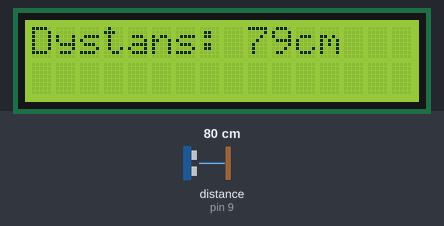
The sketch below on a simulated Arduino Uno, built with avr-gcc and run on an emulated ATmega328P. On the bench: 16×2 character LCD. Wiring (inferred from the names in the program): ultrasonic range finder: trigger pin 8; echo pin 9. The test bench sets the inputs (shaded band); at power-on: distance to the obstacle (sensor on pin 9) 80 cm. The echo pulse lasts 58.3 µs per cm.

Above: at 1.2 s.
1.3 s: distance to the obstacle (sensor on pin 9) set to 197 cm
At 3.2 s:
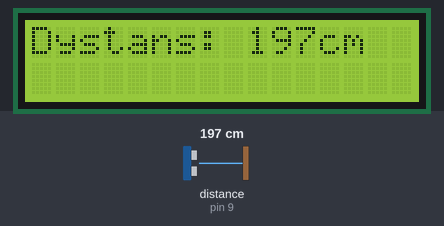
3.5 s: distance to the obstacle (sensor on pin 9) set to 202 cm
At 4.8 s:
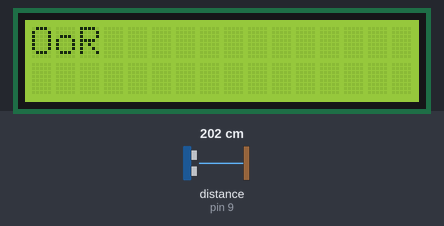
5.6 s: distance to the obstacle (sensor on pin 9) set to 2 cm
At 7.0 s:
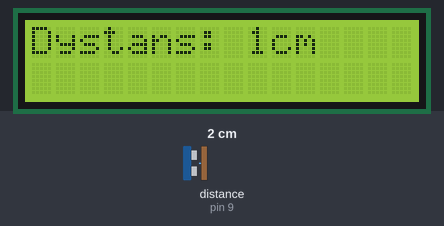
7.6 s: distance to the obstacle (sensor on pin 9) set to 250 cm
At 9.4 s:
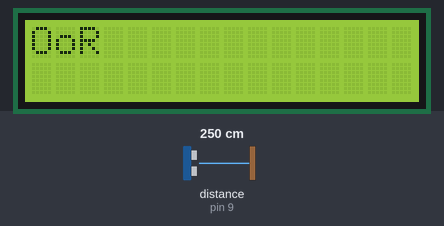
Timing chart, 0 to 10.6 s (numbered marks = the images above; inputs shaded):
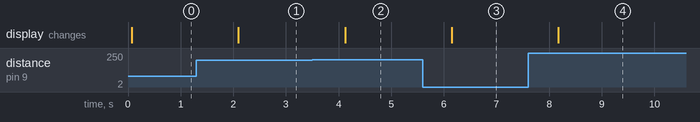

The sketch:

zad2.ino
```cpp
#include <LiquidCrystal.h>

const int trigPin = 8;
const int echoPin = 9;
LiquidCrystal lcd(12, 11, 5, 4, 3, 2);

const long maxDistance = 200; // max dopuszczalny dystans (200cm)

void setup() {
  pinMode(trigPin, OUTPUT);
  pinMode(echoPin, INPUT);
  lcd.begin(16, 2);
}

void loop() {
  long duration, distance;

  digitalWrite(trigPin, LOW);
  delayMicroseconds(2);
  digitalWrite(trigPin, HIGH);
  delayMicroseconds(10);
  digitalWrite(trigPin, LOW);

  duration = pulseIn(echoPin, HIGH);

  distance = duration / 2 / 29.1;

  lcd.clear();
  lcd.setCursor(0, 0);

  if (distance >= maxDistance || distance == 0)
    lcd.print("OoR");

  else
  {
    lcd.print("Dystans: ");
    lcd.print(distance);
    lcd.print("cm");
  }

  delay(1000);
}
```

Measured:
- the behaviour switches between 199 and 200 cm on distance to the obstacle (sensor on pin 9) (found by bisection; images 1 and 2)
- after the input at 1.3 s, the display: changes after 0.80 s (image 1)
- after the input at 3.5 s, the display: changes after 0.63 s (image 2)
- after the input at 5.6 s, the display: changes after 0.55 s (image 3)
- after the input at 7.6 s, the display: changes after 0.57 s (image 4)
